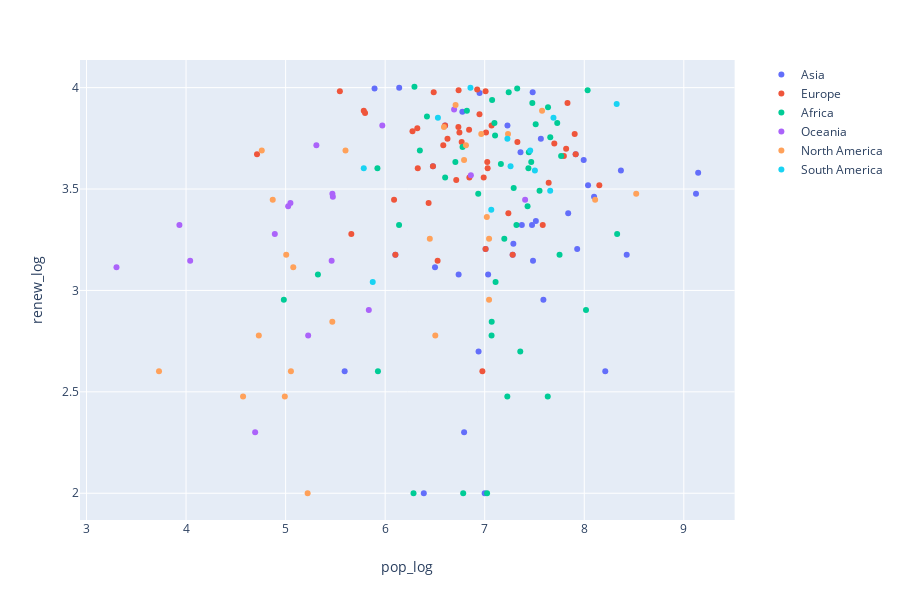

Notebook code cell kept with this figure:
### Code cell
#Relationship between renewable energy and population size

fig = px.scatter(final_df,
                 x ="pop_log",
                 y ="renew_log",
                 color ="continent_name",
                 hover_name = "country"
                )
for trace in fig.data:
    trace.name = trace.name.split('=')[1]
fig.show()

### Figure 1 — Plotly figure (JSON) as saved in the notebook; plotly's stock layout.template omitted (floating-point values rounded to 4 significant figures)
{"data": [{"hoverlabel": {"namelength": 0}, "hovertemplate": "<b>%{hovertext}</b><br><br>continent_name=Asia<br>pop_log=%{x}<br>renew_log=%{y}", "hovertext": ["Afghanistan", "Azerbaijan", "Bahrain", "Bangladesh", "Armenia", "Bhutan", "Brunei", "Cambodia", "Sri Lanka", "China", "Taiwan", "Cyprus", "Georgia", "Hong Kong", "India", "Indonesia", "Iran", "Iraq", "Israel", "Japan", "Kazakhstan", "Jordan", "Kuwait", "Kyrgyzstan", "Lebanon", "Malaysia", "Maldives", "Mongolia", "Oman", "Nepal", "Pakistan", "Philippines", "Timor-Leste", "Qatar", "Saudi Arabia", "Singapore", "Vietnam", "Syria", "Tajikistan", "Thailand", "United Arab Emirates", "Turkey", "Turkmenistan", "Uzbekistan", "Yemen"], "legendgroup": "continent_name=Asia", "marker": {"color": "#636efa", "symbol": "circle"}, "mode": "markers", "name": "Asia", "showlegend": true, "type": "scatter", "x": [7.564, 7.009, 6.178, 8.211, 6.48, 5.893, 5.667, 7.229, 7.36, 9.144, 7.373, 6.103, 6.602, 6.86, 9.123, 8.427, 7.929, 7.59, 6.938, 8.099, 7.281, 7.034, 6.476, 6.776, 6.738, 7.514, 5.593, 6.501, 6.669, 7.482, 8.368, 8.038, 6.141, 6.388, 7.534, 6.793, 7.994, 7.288, 6.948, 7.839, 7.0, 7.914, 6.743, 7.485, 7.475], "xaxis": "x", "y": [3.748, 3.204, null, 2.602, 3.613, 3.996, null, 3.813, 3.681, 3.58, 3.322, 3.176, 3.813, null, 3.477, 3.176, 3.204, 2.954, 2.699, 3.462, 3.176, 3.079, null, 3.881, 3.079, 3.342, 2.602, 3.114, null, 3.978, 3.591, 3.519, 4, 2, null, 2.301, 3.643, 3.23, 3.973, 3.38, 2, 3.672, null, 3.146, 3.322], "yaxis": "y"}, {"hoverlabel": {"namelength": 0}, "hovertemplate": "<b>%{hovertext}</b><br><br>continent_name=Europe<br>pop_log=%{x}<br>renew_log=%{y}", "hovertext": ["Albania", "Azerbaijan", "Austria", "Armenia", "Belgium", "Bosnia and Herzegovina", "Bulgaria", "Belarus", "Croatia", "Cyprus", "Czechia", "Denmark", "Estonia", "Faroe Islands", "Finland", "France", "Georgia", "Germany", "Gibraltar", "Greece", "Hungary", "Iceland", "Ireland", "Italy", "Kazakhstan", "Latvia", "Lithuania", "Luxembourg", "Malta", "Moldova", "Montenegro", "Netherlands", "Norway", "Poland", "Portugal", "Romania", "Russia", "Serbia", "Slovakia", "Slovenia", "Spain", "Sweden", "Switzerland", "Turkey", "Ukraine", "Macedonia", "United Kingdom"], "legendgroup": "continent_name=Europe", "marker": {"color": "#EF553B", "symbol": "circle"}, "mode": "markers", "name": "Europe", "showlegend": true, "type": "scatter", "x": [6.488, 7.009, 6.947, 6.48, 7.069, 6.584, 6.843, 6.977, 6.626, 6.103, 7.029, 6.769, 6.089, 4.713, 6.746, 7.832, 6.602, 7.904, 4.471, 7.026, 6.99, 5.545, 6.714, 7.795, 7.281, 6.274, 6.436, 5.798, 5.66, 6.527, 5.785, 7.238, 6.738, 7.583, 7.013, 7.328, 8.151, 6.846, 6.736, 6.323, 7.699, 7.009, 6.924, 7.914, 7.643, 6.328, 7.818], "xaxis": "x", "y": [3.978, 3.204, 3.869, 3.613, 3.813, 3.716, 3.792, 2.602, 3.748, 3.176, 3.602, 3.732, 3.447, 3.672, 3.778, 3.924, 3.813, 3.771, null, 3.633, 3.556, 3.982, 3.544, 3.663, 3.176, 3.785, 3.431, 3.875, 3.279, 3.146, 3.886, 3.38, 3.987, 3.322, 3.778, 3.732, 3.519, 3.556, 3.806, 3.799, 3.724, 3.982, 3.991, 3.672, 3.531, 3.602, 3.699], "yaxis": "y"}, {"hoverlabel": {"namelength": 0}, "hovertemplate": "<b>%{hovertext}</b><br><br>continent_name=Africa<br>pop_log=%{x}<br>renew_log=%{y}", "hovertext": ["Algeria", "Angola", "Botswana", "Burundi", "Cameroon", "Central African Republic", "Chad", "Comoros", "Benin", "Equatorial Guinea", "Ethiopia", "Eritrea", "Djibouti", "Gabon", "Ghana", "Guinea", "Cote d'Ivoire", "Kenya", "Lesotho", "Liberia", "Madagascar", "Malawi", "Mali", "Mauritania", "Mauritius", "Morocco", "Mozambique", "Namibia", "Niger", "Nigeria", "Guinea-Bissau", "Rwanda", "Sao Tome and Principe", "Senegal", "Seychelles", "Sierra Leone", "Somalia", "South Africa", "Zimbabwe", "South Sudan", "Western Sahara", "Sudan", "Togo", "Tunisia", "Uganda", "Egypt", "Tanzania", "Burkina Faso", "Zambia"], "legendgroup": "continent_name=Africa", "marker": {"color": "#00cc96", "symbol": "circle"}, "mode": "markers", "name": "Africa", "showlegend": true, "type": "scatter", "x": [7.633, 7.512, 6.365, 7.074, 7.443, 6.777, 7.227, 5.928, 7.109, 5.922, 8.034, 6.784, 5.965, 6.348, 7.467, 7.098, 7.439, 7.729, 6.294, 6.705, 7.431, 7.326, 7.291, 6.603, 6.14, 7.551, 7.479, 6.42, 7.357, 8.33, 6.285, 7.104, 5.325, 7.197, 4.982, 6.821, 7.07, 7.752, 7.163, 7.024, 5.814, 7.659, 6.935, 7.069, 7.636, 8.018, 7.768, 7.319, 7.241], "xaxis": "x", "y": [2.477, 3.82, null, 3.94, 3.681, 3.708, 2.477, 2.602, 3.041, 3.602, 3.987, 2, null, 3.69, 3.633, 3.826, 3.602, 3.826, 4.004, 3.633, 3.415, 3.996, 3.505, 3.556, 3.322, 3.491, 3.924, 3.857, 2.699, 3.279, 2, 3.763, 3.079, 3.255, 2.954, 3.886, 2.845, 3.176, 3.623, 2, null, 3.756, 3.477, 2.778, 3.903, 2.903, 3.663, 3.322, 3.978], "yaxis": "y"}, {"hoverlabel": {"namelength": 0}, "hovertemplate": "<b>%{hovertext}</b><br><br>continent_name=Oceania<br>pop_log=%{x}<br>renew_log=%{y}", "hovertext": ["American Samoa", "Australia", "Solomon Islands", "Cook Islands", "Fiji", "French Polynesia", "Kiribati", "Guam", "Nauru", "New Caledonia", "Vanuatu", "New Zealand", "Niue", "Marshall Islands", "Papua New Guinea", "Tonga", "Samoa"], "legendgroup": "continent_name=Oceania", "marker": {"color": "#ab63fa", "symbol": "circle"}, "mode": "markers", "name": "Oceania", "showlegend": true, "type": "scatter", "x": [4.694, 7.406, 5.836, 3.933, 5.971, 5.47, 5.048, 5.227, 4.041, 5.462, 5.475, 6.692, 3.301, 4.892, 6.861, 5.026, 5.309], "xaxis": "x", "y": [2.301, 3.447, 2.903, 3.322, 3.813, 3.477, 3.431, 2.778, 3.146, 3.146, 3.462, 3.892, 3.114, 3.279, 3.568, 3.415, 3.716], "yaxis": "y"}, {"hoverlabel": {"namelength": 0}, "hovertemplate": "<b>%{hovertext}</b><br><br>continent_name=North America<br>pop_log=%{x}<br>renew_log=%{y}", "hovertext": ["Antigua and Barbuda", "Barbados", "Bermuda", "Belize", "British Virgin Islands", "Canada", "Cayman Islands", "Costa Rica", "Cuba", "Dominica", "Dominican Republic", "El Salvador", "Greenland", "Grenada", "Guatemala", "Haiti", "Honduras", "Jamaica", "Mexico", "Montserrat", "Aruba", "Nicaragua", "Panama", "Puerto Rico", "Saint Kitts and Nevis", "Saint Lucia", "Saint Pierre and Miquelon", "Saint Vincent and the Grenadines", "Trinidad and Tobago", "Turks and Caicos Islands", "United States"], "legendgroup": "continent_name=North America", "marker": {"color": "#FFA15A", "symbol": "circle"}, "mode": "markers", "name": "North America", "showlegend": true, "type": "scatter", "x": [4.992, 5.469, 4.856, 5.602, 4.573, 7.576, 4.792, 6.707, 7.044, 4.871, 7.021, 6.812, 4.761, 5.053, 7.234, 7.044, 6.965, 6.448, 8.109, 3.73, 5.077, 6.793, 6.59, 6.504, 4.731, 5.221, 3.728, 5.006, 6.082, 4.748, 8.522], "xaxis": "x", "y": [2.477, 2.845, null, 3.69, 2.477, 3.886, null, 3.914, 2.954, 3.447, 3.362, 3.716, 3.69, 2.602, 3.771, 3.255, 3.771, 3.255, 3.447, null, 3.114, 3.643, 3.806, 2.778, 2.778, 2, 2.602, 3.176, null, null, 3.477], "yaxis": "y"}, {"hoverlabel": {"namelength": 0}, "hovertemplate": "<b>%{hovertext}</b><br><br>continent_name=South America<br>pop_log=%{x}<br>renew_log=%{y}", "hovertext": ["Argentina", "Bolivia", "Brazil", "Chile", "Colombia", "Ecuador", "Guyana", "Paraguay", "Peru", "Suriname", "Uruguay", "Venezuela"], "legendgroup": "continent_name=South America", "marker": {"color": "#19d3f3", "symbol": "circle"}, "mode": "markers", "name": "South America", "showlegend": true, "type": "scatter", "x": [7.658, 7.066, 8.326, 7.26, 7.691, 7.228, 5.875, 6.857, 7.504, 5.785, 6.53, 7.457], "xaxis": "x", "y": [3.491, 3.398, 3.919, 3.613, 3.851, 3.748, 3.041, 4, 3.591, 3.602, 3.851, 3.69], "yaxis": "y"}], "layout": {"height": 600, "legend": {"tracegroupgap": 0}, "margin": {"t": 60}, "xaxis": {"anchor": "y", "domain": [0, 0.98], "title": {"text": "pop_log"}}, "yaxis": {"anchor": "x", "domain": [0, 1], "title": {"text": "renew_log"}}}}
